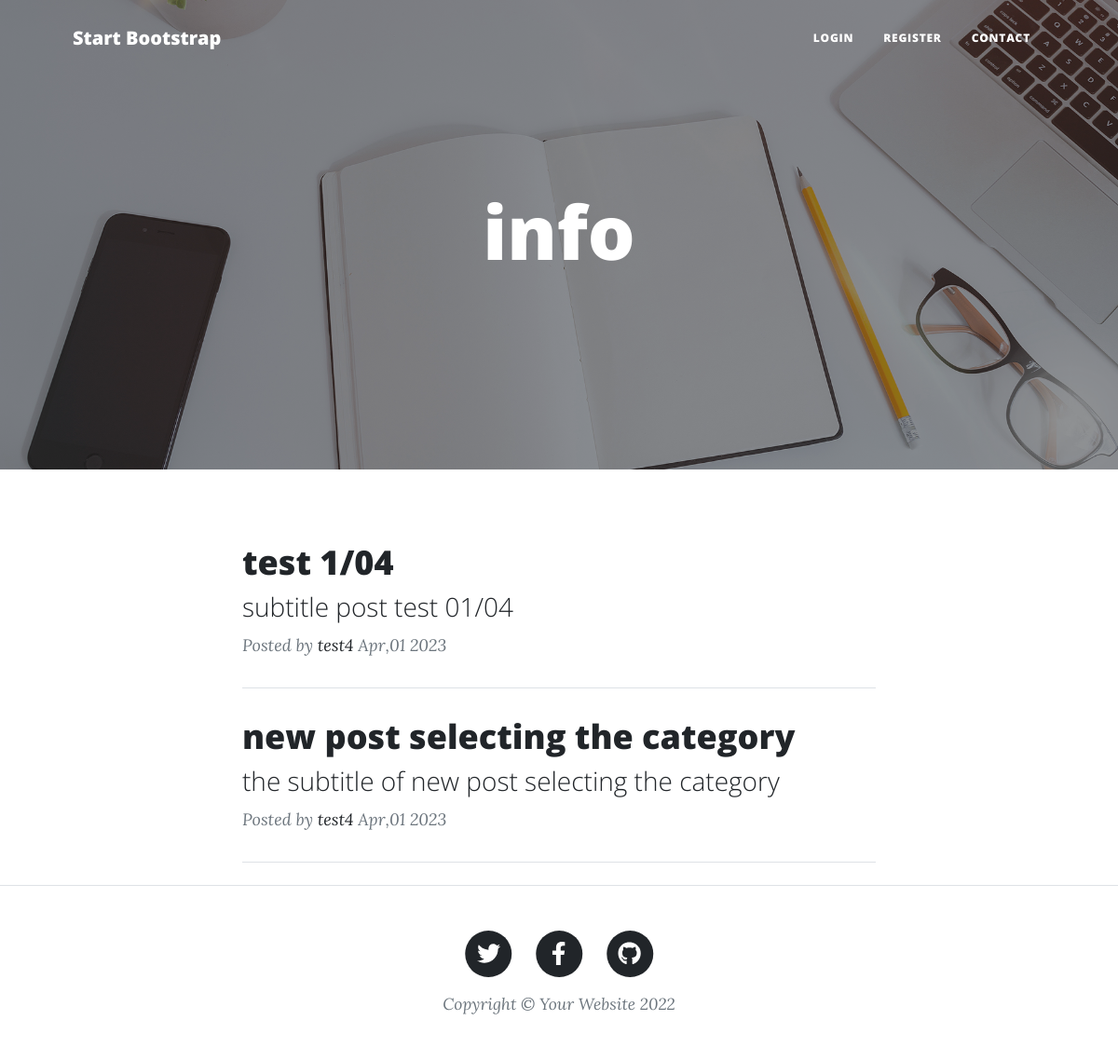
The page /categories/category.php?cat_id=3 on the database its author committed.
### tables this page shows
CREATE TABLE IF NOT EXISTS `categories` (
  `catID` int NOT NULL AUTO_INCREMENT,
  `category_name` varchar(200) NOT NULL DEFAULT '0',
  `created_at` timestamp NOT NULL DEFAULT CURRENT_TIMESTAMP,
  PRIMARY KEY (`catID`)
);

CREATE TABLE IF NOT EXISTS `posts` (
  `postID` int NOT NULL AUTO_INCREMENT,
  `title` varchar(200) NOT NULL,
  `subtitle` varchar(200) NOT NULL,
  `body` text NOT NULL,
  `image` varchar(200) NOT NULL,
  `user_id` varchar(3) NOT NULL,
  `create_at` timestamp NOT NULL DEFAULT CURRENT_TIMESTAMP,
  `username` varchar(200) NOT NULL,
  `post_cat` int NOT NULL DEFAULT '1',
  PRIMARY KEY (`postID`)
);

### categories/category.php (the view)
<?php
require_once "../includes/navbar.php";
require_once "../config/config.php";
if (isset($_GET['cat_id'])) {
    $catID = $_GET['cat_id'];
    $query = "SELECT * FROM posts WHERE post_cat = '$catID'";
    $result = $conn->query($query);
    $rows = array();
    while ($row = $result->fetch_object()) {
        $rows[] = $row;
    }
    $catquyery = "SELECT * FROM categories";
    $catresult = $conn->query($catquyery);
    $catRows = array();
    while ($catRow = $catresult->fetch_object()) {
        $catRows[] = $catRow;
    }
    foreach ($catRows as $catRow) {
        if ($catRow->catID === $catID) {
            $the_post_cat = $catRow->category_name;
        }
    }
} else {
    header("location: http://localhost/clean_post");
}
?>
<header class="masthead" style="background-image: url('http://localhost/clean_post/assets/img/home-bg.jpg')">
    <div class="container position-relative px-4 px-lg-5">
        <div class="row gx-4 gx-lg-5 justify-content-center">
            <div class="col-md-10 col-lg-8 col-xl-7">
                <div class="site-heading">
                    <h1><?php echo $the_post_cat ?></h1>
                </div>
            </div>
        </div>
    </div>
</header>
<div class="row gx-4 gx-lg-5 justify-content-center">
    <div class="col-md-10 col-lg-8 col-xl-7">
        <?php foreach ($rows as $row) : ?>
            <div class="post-preview">
                <a href="http://localhost/clean_post/posts/post.php?post_id=<?php echo $row->postID;; ?>">
                    <h2 class="post-title"><?php echo $row->title; ?></h2>
                    <h3 class="post-subtitle"><?php echo $row->subtitle; ?></h3>
                </a>
                <p class="post-meta">
                    Posted by
                    <a href="#!"><?php echo $row->username ?></a>
                    <?php echo date('M', strtotime($row->create_at)) . ',' . date('d', strtotime($row->create_at)) . ' ' . date('Y', strtotime($row->create_at)); ?>
                </p>
            </div>
            <hr class="my-4" />
        <?php endforeach; ?>
    </div>
</div>
<?php
require_once "../includes/footer.php";
?>

### rows shown on the page
categories: category_name "info"
posts: title "test 1/04", subtitle "subtitle post test 01/04", username "test4", create_at "Apr", create_at "01", create_at "2023"
posts: title "new post selecting the category", subtitle "the subtitle of new post selecting the category", username "test4", create_at "Apr", create_at "01", create_at "2023"
